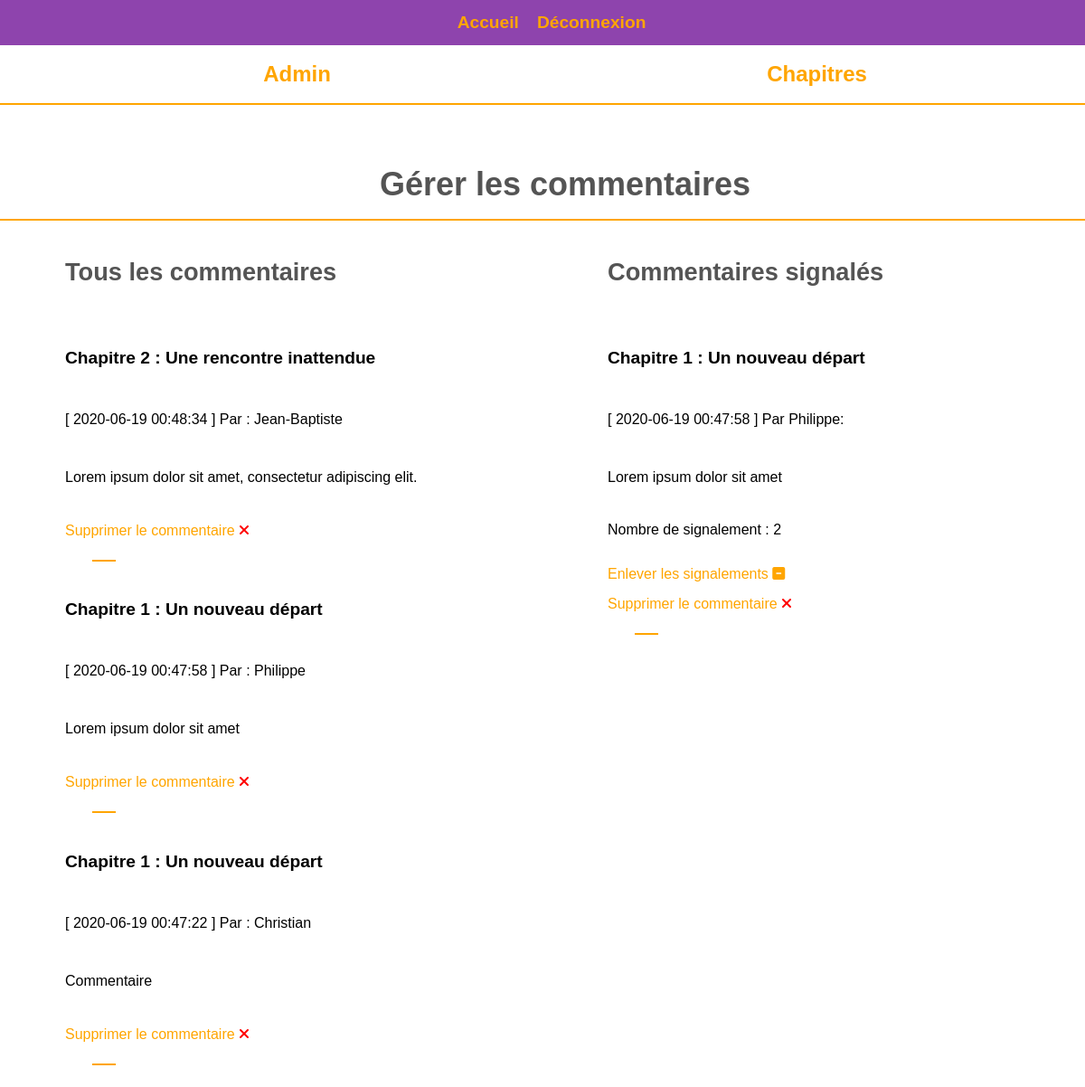
Screenshot of /index.php?action=admin_comments (signed in) with the database file from the repository.
### tables this page shows
CREATE TABLE IF NOT EXISTS `comments` (
  `id` int(11) NOT NULL AUTO_INCREMENT,
  `id_chapter` int(11) NOT NULL,
  `pseudo` varchar(255) NOT NULL,
  `comment` text NOT NULL,
  `date_comment` datetime NOT NULL DEFAULT current_timestamp(),
  `signaled` int(11) NOT NULL,
  PRIMARY KEY (`id`),
  KEY `id_chapter` (`id_chapter`)
);

CREATE TABLE IF NOT EXISTS `chapters` (
  `id` int(11) NOT NULL AUTO_INCREMENT,
  `title` varchar(255) NOT NULL,
  `content` text NOT NULL,
  PRIMARY KEY (`id`)
);

### controller/controllerAdmin.php (called while the page is built, shortened)
<?php
function admin_comments()
{
    $commentManager = new CommentsManager();
    $comment = $commentManager->getList();
    $commentSigManager = new CommentsManager();
    $commentSignaled = $commentSigManager->getListSignaled();
    include("view/backend/admin_commentsView.php");
    $content = ob_get_clean();
    require("view/backend/template.php");
}

### model/manager.php (called while the page is built)
<?php
class Manager
{
    public function __construct()
    {
        try
        {
            $this->_db = new PDO('mysql:host=localhost;dbname=projet4jf;charset=utf8', 'root', '',
            array(PDO::ATTR_ERRMODE => PDO::ERRMODE_EXCEPTION));
        }
        catch(Exception $e)
        {
            die('erreur : '.$e->getMessage());
        }
    }
}

### model/CommentsManager.php (called while the page is built, shortened)
<?php
class CommentsManager extends Manager
{
    public function getList()
    {
        $req = $this->_db->prepare('SELECT id_chapter, pseudo, comment, date_comment FROM comments ORDER BY date_comment DESC');
        $req->execute();
        $req_join = $this->_db->prepare('SELECT * FROM chapters, comments WHERE chapters.id=comments.id_chapter ORDER BY date_comment DESC');
        $req_join->execute();
        $data = $req->fetchAll();
        $data = $req_join->fetchAll();
      return $data;
    }
    public function getListSignaled()
    {
        $req = $this->_db->prepare('SELECT id_chapter, pseudo, comment, date_comment FROM comments WHERE signaled >= 1 ORDER BY date_comment DESC');
        $req->execute();
        $req_join = $this->_db->prepare('SELECT * FROM chapters, comments WHERE chapters.id=comments.id_chapter AND signaled >= 1 ORDER BY date_comment DESC');
        $req_join->execute();
        $data = $req->fetchAll();
        $data = $req_join->fetchAll();
        return $data;
    }
}

### view/backend/admin_commentsView.php (the view, shortened to what this page needs)
<header class="index_header">
    <ul>
    <li><a href="index.php?action=home">Accueil</a></li>
    <li><a href="index.php?action=logout">Déconnexion</a></li>
</header>
<section class="header_admin">
    <a class="nav_home_comments" href="index.php?action=admin">Admin</a>
    <a class="nav_chapters" href="index.php?action=admin_chapters">Chapitres</a>
</section>
<section class="header_admin">
    <h1>Gérer les commentaires</h1>
</section>
<section class="admin_comments">
    <div class="show_all_comments">
        <h2>Tous les commentaires</h2>
        <?php if (!empty($comment))
            { foreach ($comment as $cle => $elements)
                { ?>
                    <p class="title_ref"><?= htmlspecialchars($elements['title']) ?></p><br>
                    <p>[ <?= $elements['date_comment'] ?> ] Par : <?= htmlspecialchars($elements['pseudo']) ?></p><br>
                    <p class="show_comment"><?= htmlspecialchars($elements['comment']) ?></p><br>
                    <a href="index.php?action=admin_comments&id=<?= $elements['id'] ?>&delete">Supprimer le commentaire <i class="fas fa-times"></i></a><br>
                    <hr class="inser_comment"><br>
                <?php }
            } ?>
    </div>
    <div class="comments_signal">
        <h2>Commentaires signalés</h2>
        <?php if (!empty($commentSignaled))
            { foreach ($commentSignaled as $cle => $elements)
                { ?>
            <p class="title_ref"><?= htmlspecialchars($elements['title']) ?></p><br>
            <p>[ <?= $elements['date_comment'] ?> ] Par <?= htmlspecialchars($elements['pseudo']) ?>:
            </p><br/>
            <p class="show_comment"><?= htmlspecialchars($elements['comment']) ?><br>
            <p> Nombre de signalement : <?= $elements['signaled'] ?></p><br>
            <a href="index.php?action=admin_comments&id=<?= $elements['id'] ?>&deleteSignal"> Enlever les signalements <i class="fas fa-minus-square"></i></a><br/>
            <a href="index.php?action=admin_comments&id=<?= $elements['id'] ?>&delete">Supprimer le commentaire <i class="fas fa-times"></i></a><br>
            <hr class="inser_comment">
            <?php }
        } ?>
    </div>
</section>

### index.php (shortened to what this page needs)
<?php
require("model/Manager.php");
require("model/CommentsManager.php");
require("controller/controllerAdmin.php");
if (isset($_GET['action'])) {
    if ($_GET['action'] == 'home') {
        home();
    } elseif ($_GET['action'] == 'chapter') {
        chapter();
    } elseif ($_GET['action'] == 'biography') {
        biography();
    } elseif ($_GET['action'] == 'login') {
        login();
    } elseif ($_GET['action'] == 'admin') {
        admin();
    } elseif ($_GET['action'] == 'admin_chapters') {
        admin_chapters();
    } elseif ($_GET['action'] == 'admin_comments') {
        admin_comments();
    } elseif ($_GET['action'] == 'logout') {
        logout();
    } elseif ($_GET['action'] == 'update') {
        update();
    }else{
        home();
    }
} else {
    home();
}

### view/backend/template.php (shortened to what this page needs)
<!DOCTYPE html>
<html lang="fr">
<head>
    <link rel="stylesheet" href="public/stylesheet.css" />
</head>
<body>
    <header class="index_header">
        <ul>
        <li><a href="index.php?action=home">
        </a></li>
        <li><a href="index.php?action=logout">
        </a></li>
    </ul>
    </header>
     <?= $content ?>
</body>
</html>

### public/stylesheet.css (style rules this page uses)
html, body { margin: 0; padding: 0; border: 0; }
article, aside, details, figcaption, figure, footer, header, hgroup, menu, nav, section { display: block; }
body { line-height: 1; }
ol, ul { list-style-type: none; }
html, body { margin: 0; padding: 0; }
a { text-decoration: none; color: white; }
header { position: fixed; z-index: 90; display: flex; background-color: #2f3640; width: 100%; height: 50px; color: white; }
header ul { display: flex; justify-content: center; margin: auto; padding: 0; font-family: sans-serif; font-weight: bold; font-size: 1.2em; justify-content: space-around; align-items: center; }
header a { padding-left: 20px; font-family: sans-serif; font-weight: bold; }
.header_admin { display: flex; }
.header_admin { border-bottom: 2px solid orange; display: flex; font-size: 1.2em; }
.header_admin h1 { margin: auto; text-align: center; }
.header_admin a { margin: auto; }
.admin_chapters h1, .admin_comments h1, .header_admin { font-family: sans-serif; font-size: 1.5em; font-weight: bold; color: #545454; margin: 0 auto; padding-bottom: 20px; padding-top: 70px; padding-left: 50px; }
.show_comment { padding-bottom: 10px; }
.inser_comment { margin-left: 30px;; width: 5%; height: 2px; background-color: orange; border: none; }
.admin_comments { display: flex; flex-direction: row; }
.show_all_comments, .comments_signal { display: flex; flex-direction: column; font-family: sans-serif; padding-left: 72px; padding-top: 20px; width: 50%; }
.admin_comments h2, .comments_signal h2 { font-family: sans-serif; font-size: 1.7em; padding-bottom: 30px; color: #545454; }
.fa-times { color: red; }
.nav_chapters { margin-left: 10px; }
.title_ref { font-size: 1.2em; font-weight: bolder; }
@media all and (min-width: 1025px) and (max-width: 1439px) { .index_header { margin: auto; } }

### view/backend/template.php (style rules this page uses)
a { text-decoration: none; color: orange; }
header { background-color: #8e44ad; }

### rows the page displays
comments: id_chapter.title "Chapitre 2 : Une rencontre inattendue", date_comment "2020-06-19 00:48:34", pseudo "Jean-Baptiste", comment "Lorem ipsum dolor sit amet, consectetur adipiscing elit."
comments: id_chapter.title "Chapitre 1 : Un nouveau départ", date_comment "2020-06-19 00:47:58", pseudo "Philippe", comment "Lorem ipsum dolor sit amet", signaled "2"
comments: id_chapter.title "Chapitre 1 : Un nouveau départ", date_comment "2020-06-19 00:47:22", pseudo "Christian", comment "Commentaire"
